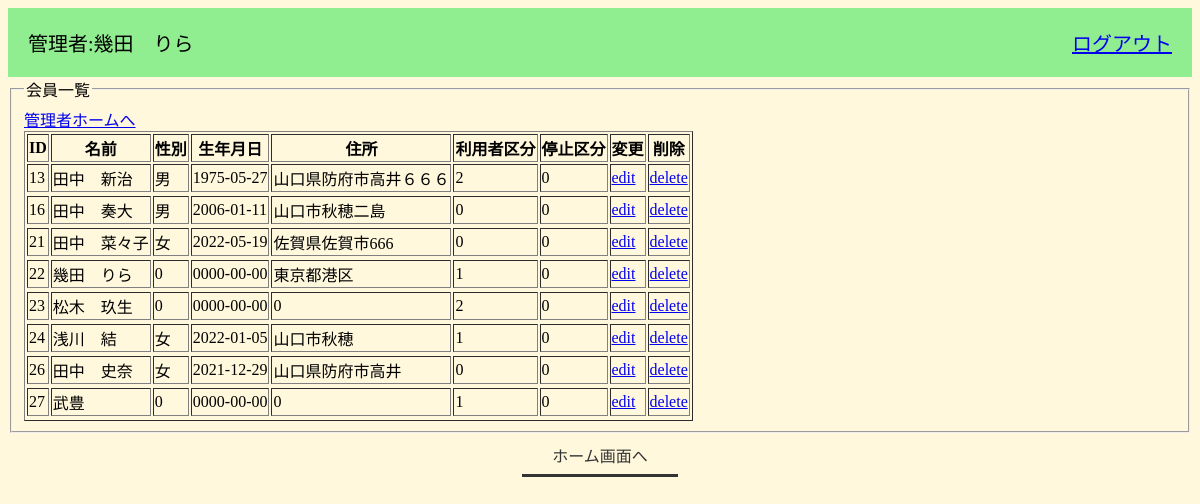
The app's page /member_read.php (signed in), older data.
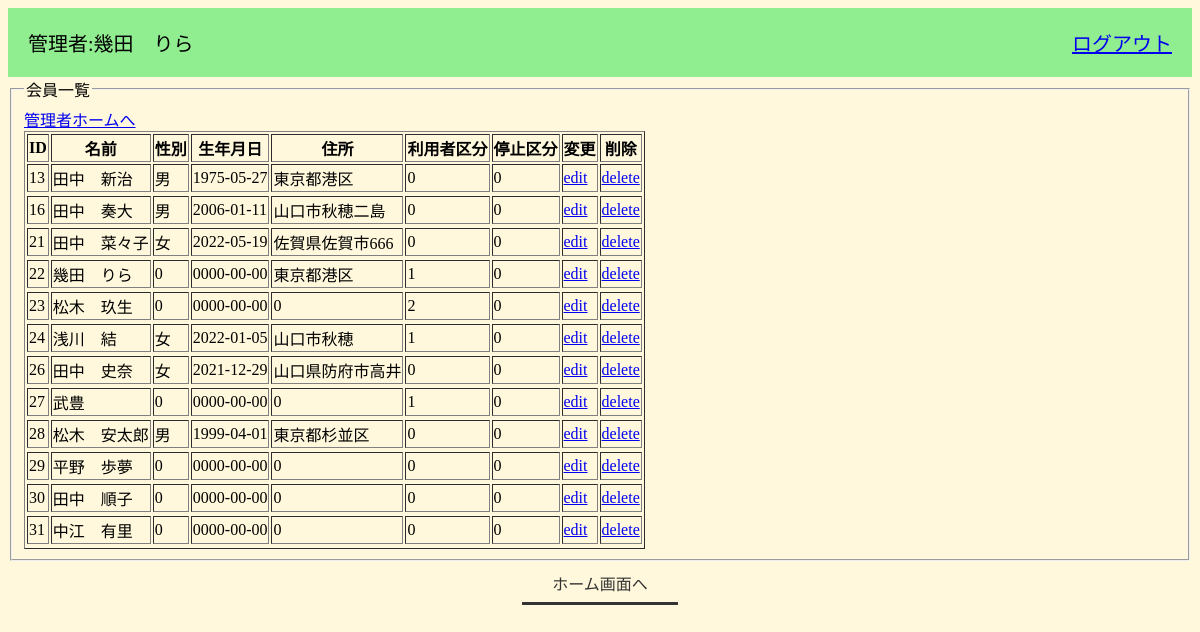
The same page, newer data.
### tables this page shows
CREATE TABLE `member_table` (
  `member_id` int(11) NOT NULL,
  `mbname` varchar(128) NOT NULL,
  `login_id` varchar(128) NOT NULL,
  `password` varchar(128) NOT NULL,
  `is_admin` int(1) NOT NULL,
  `is_dalete` int(1) NOT NULL,
  `seibetu` varchar(64) NOT NULL,
  `barthday` date NOT NULL,
  `mbaddress` varchar(128) NOT NULL,
  `created_at` datetime NOT NULL,
  `update_at` datetime NOT NULL
);

### member_read.php (the view, shortened to what this page needs)
<?php
$pdo = connect_to_db();
$sql = 'SELECT * FROM member_table ORDER BY member_id ASC';
$stmt = $pdo->prepare($sql);
try {
    $status = $stmt->execute();
} catch (PDOException $e) {
    echo json_encode(["sql error" => "{$e->getMessage()}"]);
    exit();
}
$result = $stmt->fetchAll(PDO::FETCH_ASSOC);
$output = "";
foreach ($result as $record) {
    $output .= "<tr><td>{$record['member_id']}</td><td>{$record['mbname']}</td><td>{$record['seibetu']}</td><td>{$record['barthday']}</td><td>{$record['mbaddress']}</td><td>{$record['is_admin']}</td><td>{$record['is_dalete']}</td>
    <td>
        <a href='member_edit.php?id={$record["member_id"]}'>edit</a>
      </td>
      <td>
        <a href='member_delete.php?id={$record["member_id"]}'>delete</a>
      </td><tr>";
}
?>
<!DOCTYPE html>
<html lang="ja">
<head>
    <link rel="stylesheet" href="css/style_home_admin.css">
</head>
<body>
    <header class="header">
        <div class="home_head">
            <p>管理者:<?= $_SESSION['mbname'] ?></p>
        </div>
        <div class="home_head_text">
            <p><a href="logout.php">ログアウト</a></p>
        </div>
    </header>
    <fieldset>
        <legend>会員一覧</legend>
        <a href="admin_home.php">管理者ホームへ</a>
        <table border="1">
            <thead>
                <tr>
                    <th>ID</th>
                    <th>名前</th>
                    <th>性別</th>
                    <th>生年月日</th>
                    <th>住所</th>
                    <th>利用者区分</th>
                    <th>停止区分</th>
                    <th>変更</th>
                    <th>削除</th>
                </tr>
            </thead>
            <tbody>
                <?= $output ?>
            </tbody>
        </table>
    </fieldset>
    <div class="top">
        <a class="gohome" href=" admin_home.php"><span>ホーム画面へ</span></a>
    </div>
</body>
</html>

### css/style_home_admin.css (style rules this page uses)
body { background-color: cornsilk; }
.header { display: flex; justify-content: space-between; background-color: lightgreen; height:auto; }
.home_head { display: flex; justify-content: left; font-size: 20px; margin: 0px 20px; }
.home_head_text { font-size: 20px; margin: 0px 20px; }
.top { display: flex; justify-content: center; }
.gohome { position:relative; color:#333; padding: 10px 30px; display:inline-block; text-decoration: none; outline: none; }
.gohome span { position:relative; z-index: 2; }
.gohome::after { content:''; position:absolute; z-index:1; bottom:0; left:0; background:#333; width:100%; height:3px; transition:all 0.3s ease-in-out; }

Row changes from the older to the newer data that the page shows:
changed member_table "田中 新治": mbaddress "山口県防府市高井６６６" → "東京都港区"; is_admin "2" → "0"
added member_table: member_id "28", mbname "松木 安太郎", seibetu "男", barthday "1999-04-01", mbaddress "東京都杉並区", is_admin "0", is_dalete "0"
added member_table: member_id "29", mbname "平野 歩夢", seibetu "0", barthday "0000-00-00", mbaddress "0", is_admin "0", is_dalete "0"
added member_table: member_id "30", mbname "田中 順子", seibetu "0", barthday "0000-00-00", mbaddress "0", is_admin "0", is_dalete "0"
added member_table: member_id "31", mbname "中江 有里", seibetu "0", barthday "0000-00-00", mbaddress "0", is_admin "0", is_dalete "0"
